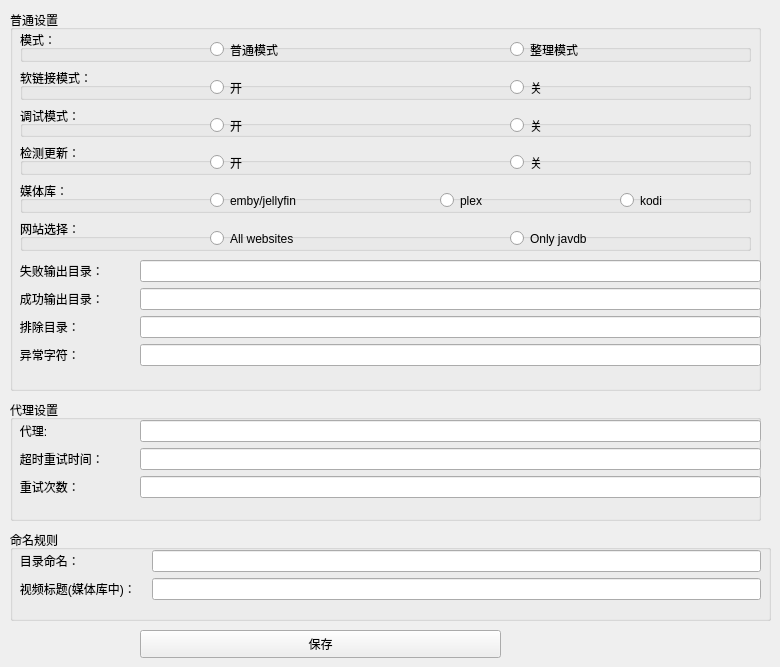
    <widget class="QWidget" name="page_setting">
     <widget class="QPushButton" name="pushButton_save_config">
      <property name="geometry">
       <rect>
        <x>140</x>
        <y>630</y>
        <width>361</width>
        <height>28</height>
       </rect>
      </property>
      <property name="text">
       <string>保存</string>
      </property>
     </widget>
     <widget class="QGroupBox" name="groupBox_8">
      <property name="geometry">
       <rect>
        <x>10</x>
        <y>530</y>
        <width>761</width>
        <height>91</height>
       </rect>
      </property>
      <property name="title">
       <string>命名规则</string>
      </property>
      <widget class="QWidget" name="formLayoutWidget_4">
       <property name="geometry">
        <rect>
         <x>0</x>
         <y>20</y>
         <width>751</width>
         <height>61</height>
        </rect>
       </property>
       <layout class="QFormLayout" name="formLayout_6">
        <item row="0" column="0">
         <widget class="QLabel" name="label_43">
          <property name="text">
           <string>   目录命名：             </string>
          </property>
         </widget>
        </item>
        <item row="0" column="1">
         <widget class="QLineEdit" name="lineEdit_dir_name"/>
        </item>
        <item row="1" column="0">
         <widget class="QLabel" name="label_44">
          <property name="text">
           <string>   视频标题(媒体库中)：   </string>
          </property>
         </widget>
        </item>
        <item row="1" column="1">
         <widget class="QLineEdit" name="lineEdit_media_name"/>
        </item>
       </layout>
      </widget>
     </widget>
     <widget class="QGroupBox" name="groupBox_9">
      <property name="geometry">
       <rect>
        <x>10</x>
        <y>400</y>
        <width>751</width>
        <height>121</height>
       </rect>
      </property>
      <property name="title">
       <string>代理设置</string>
      </property>
      <widget class="QWidget" name="formLayoutWidget_2">
       <property name="geometry">
        <rect>
         <x>0</x>
         <y>20</y>
         <width>751</width>
         <height>91</height>
        </rect>
       </property>
       <layout class="QFormLayout" name="formLayout_4">
        <item row="0" column="0">
         <widget class="QLabel" name="label_25">
          <property name="text">
           <string>   代理:                 </string>
          </property>
         </widget>
        </item>
        <item row="0" column="1">
         <widget class="QLineEdit" name="lineEdit_proxy"/>
        </item>
        <item row="1" column="0">
         <widget class="QLabel" name="label_26">
          <property name="text">
           <string>   超时重试时间：         </string>
          </property>
         </widget>
        </item>
        <item row="1" column="1">
         <widget class="QLineEdit" name="lineEdit_timeout"/>
        </item>
        <item row="2" column="0">
         <widget class="QLabel" name="label_27">
          <property name="text">
           <string>   重试次数：             </string>
          </property>
         </widget>
        </item>
        <item row="2" column="1">
         <widget class="QLineEdit" name="lineEdit_retry"/>
        </item>
       </layout>
      </widget>
     </widget>
     <widget class="QGroupBox" name="groupBox_10">
      <property name="geometry">
       <rect>
        <x>10</x>
        <y>10</y>
        <width>751</width>
        <height>381</height>
       </rect>
      </property>
      <property name="title">
       <string>普通设置</string>
      </property>
      <widget class="QWidget" name="formLayoutWidget_3">
       <property name="geometry">
        <rect>
         <x>0</x>
         <y>250</y>
         <width>751</width>
         <height>121</height>
        </rect>
       </property>
       <layout class="QFormLayout" name="formLayout">
        <item row="0" column="0">
         <widget class="QLabel" name="label_37">
          <property name="text">
           <string>   失败输出目录：         </string>
          </property>
         </widget>
        </item>
        <item row="0" column="1">
         <widget class="QLineEdit" name="lineEdit_fail"/>
        </item>
        <item row="1" column="0">
         <widget class="QLabel" name="label_39">
          <property name="frameShape">
           <enum>QFrame::NoFrame</enum>
          </property>
          <property name="text">
           <string>   成功输出目录：         </string>
          </property>
         </widget>
        </item>
        <item row="1" column="1">
         <widget class="QLineEdit" name="lineEdit_success"/>
        </item>
        <item row="2" column="0">
         <widget class="QLabel" name="label_40">
          <property name="text">
           <string>   排除目录：</string>
          </property>
         </widget>
        </item>
        <item row="2" column="1">
         <widget class="QLineEdit" name="lineEdit_escape_dir"/>
        </item>
        <item row="3" column="0">
         <widget class="QLabel" name="label_38">
          <property name="text">
           <string>   异常字符：             </string>
          </property>
         </widget>
        </item>
        <item row="3" column="1">
         <widget class="QLineEdit" name="lineEdit_escape_char"/>
        </item>
       </layout>
      </widget>
      <widget class="QWidget" name="verticalLayoutWidget_2">
       <property name="geometry">
        <rect>
         <x>10</x>
         <y>20</y>
         <width>731</width>
         <height>221</height>
        </rect>
       </property>
       <layout class="QVBoxLayout" name="verticalLayout_3">
        <item>
         <widget class="QGroupBox" name="groupBox">
          <property name="title">
           <string>模式：</string>
          </property>
          <widget class="QRadioButton" name="radioButton_common">
           <property name="geometry">
            <rect>
             <x>190</x>
             <y>10</y>
             <width>181</width>
             <height>19</height>
            </rect>
           </property>
           <property name="text">
            <string>普通模式</string>
           </property>
          </widget>
          <widget class="QRadioButton" name="radioButton_sort">
           <property name="geometry">
            <rect>
             <x>490</x>
             <y>10</y>
             <width>181</width>
             <height>19</height>
            </rect>
           </property>
           <property name="text">
            <string>整理模式</string>
           </property>
          </widget>
         </widget>
        </item>
        <item>
         <widget class="QGroupBox" name="groupBox_2">
          <property name="title">
           <string>软链接模式：</string>
          </property>
          <widget class="QRadioButton" name="radioButton_soft_on">
           <property name="geometry">
            <rect>
             <x>190</x>
             <y>10</y>
             <width>181</width>
             <height>19</height>
            </rect>
           </property>
           <property name="text">
            <string>开</string>
           </property>
          </widget>
          <widget class="QRadioButton" name="radioButton_soft_off">
           <property name="geometry">
            <rect>
             <x>490</x>
             <y>10</y>
             <width>181</width>
             <height>19</height>
            </rect>
           </property>
           <property name="text">
            <string>关</string>
           </property>
          </widget>
         </widget>
        </item>
        <item>
         <widget class="QGroupBox" name="groupBox_3">
          <property name="title">
           <string>调试模式：</string>
          </property>
          <widget class="QRadioButton" name="radioButton_debug_on">
           <property name="geometry">
            <rect>
             <x>190</x>
             <y>10</y>
             <width>181</width>
             <height>19</height>
            </rect>
           </property>
           <property name="text">
            <string>开</string>
           </property>
          </widget>
          <widget class="QRadioButton" name="radioButton_debug_off">
           <property name="geometry">
            <rect>
             <x>490</x>
             <y>10</y>
             <width>181</width>
             <height>19</height>
            </rect>
           </property>
           <property name="text">
            <string>关</string>
           </property>
          </widget>
         </widget>
        </item>
        <item>
         <widget class="QGroupBox" name="groupBox_4">
          <property name="title">
           <string>检测更新：</string>
          </property>
          <widget class="QRadioButton" name="radioButton_update_on">
           <property name="geometry">
            <rect>
             <x>190</x>
             <y>10</y>
             <width>181</width>
             <height>19</height>
            </rect>
           </property>
           <property name="text">
            <string>开</string>
           </property>
          </widget>
          <widget class="QRadioButton" name="radioButton_update_off">
           <property name="geometry">
            <rect>
             <x>490</x>
             <y>10</y>
             <width>181</width>
             <height>19</height>
            </rect>
           </property>
           <property name="text">
            <string>关</string>
           </property>
          </widget>
         </widget>
        </item>
        <item>
         <widget class="QGroupBox" name="groupBox_5">
          <property name="title">
           <string>媒体库：</string>
          </property>
          <widget class="QRadioButton" name="radioButton_emby">
           <property name="geometry">
            <rect>
             <x>190</x>
             <y>10</y>
             <width>181</width>
             <height>19</height>
            </rect>
           </property>
           <property name="text">
            <string>emby/jellyfin</string>
           </property>
          </widget>
          <widget class="QRadioButton" name="radioButton_plex">
           <property name="geometry">
            <rect>
             <x>420</x>
             <y>10</y>
             <width>181</width>
             <height>19</height>
            </rect>
           </property>
           <property name="text">
            <string>plex</string>
           </property>
          </widget>
          <widget class="QRadioButton" name="radioButton_kodi">
           <property name="geometry">
            <rect>
             <x>600</x>
             <y>10</y>
             <width>115</width>
             <height>19</height>
            </rect>
           </property>
           <property name="text">
            <string>kodi</string>
           </property>
          </widget>
         </widget>
        </item>
        <item>
         <widget class="QGroupBox" name="groupBox_11">
          <property name="title">
           <string>网站选择：</string>
          </property>
          <widget class="QRadioButton" name="radioButton_all">
           <property name="geometry">
            <rect>
             <x>190</x>
             <y>10</y>
             <width>291</width>
             <height>19</height>
            </rect>
           </property>
           <property name="text">
            <string>All websites</string>
           </property>
          </widget>
          <widget class="QRadioButton" name="radioButton_javdb">
           <property name="geometry">
            <rect>
             <x>490</x>
             <y>10</y>
             <width>115</width>
             <height>19</height>
            </rect>
           </property>
           <property name="text">
            <string>Only javdb</string>
           </property>
          </widget>
         </widget>
        </item>
       </layout>
      </widget>
     </widget>
    </widget>
